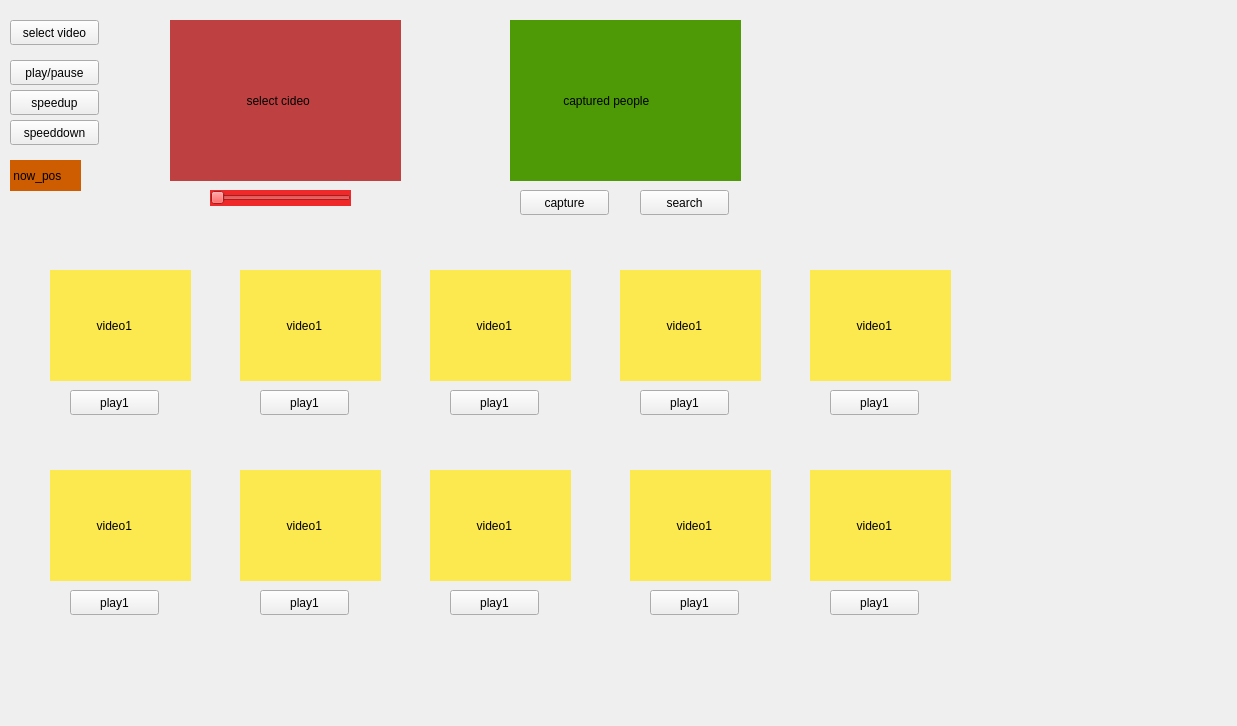
<?xml version="1.0" encoding="UTF-8"?>
<ui version="4.0">
 <class>Widget</class>
 <widget class="QWidget" name="Widget">
  <property name="geometry">
   <rect>
    <x>0</x>
    <y>0</y>
    <width>1237</width>
    <height>726</height>
   </rect>
  </property>
  <property name="windowTitle">
   <string>Widget</string>
  </property>
  <property name="styleSheet">
   <string notr="true">#Widget{ 
border-image: url(:/new/prefix1/qq.jpeg); 
} 
#Widget * { 
border-image:url(); 
} </string>
  </property>
  <widget class="QPushButton" name="pushButton">
   <property name="geometry">
    <rect>
     <x>10</x>
     <y>20</y>
     <width>89</width>
     <height>25</height>
    </rect>
   </property>
   <property name="text">
    <string>select video</string>
   </property>
  </widget>
  <widget class="QPushButton" name="pushButton_2">
   <property name="geometry">
    <rect>
     <x>10</x>
     <y>60</y>
     <width>89</width>
     <height>25</height>
    </rect>
   </property>
   <property name="styleSheet">
    <string notr="true"/>
   </property>
   <property name="text">
    <string>play/pause</string>
   </property>
  </widget>
  <widget class="QPushButton" name="pushButton_3">
   <property name="geometry">
    <rect>
     <x>10</x>
     <y>90</y>
     <width>89</width>
     <height>25</height>
    </rect>
   </property>
   <property name="text">
    <string>speedup</string>
   </property>
  </widget>
  <widget class="QSlider" name="horizontalSlider">
   <property name="geometry">
    <rect>
     <x>210</x>
     <y>190</y>
     <width>141</width>
     <height>16</height>
    </rect>
   </property>
   <property name="styleSheet">
    <string notr="true">background-color: rgb(239, 41, 41);</string>
   </property>
   <property name="orientation">
    <enum>Qt::Horizontal</enum>
   </property>
  </widget>
  <widget class="QLabel" name="label_2">
   <property name="geometry">
    <rect>
     <x>10</x>
     <y>160</y>
     <width>71</width>
     <height>31</height>
    </rect>
   </property>
   <property name="styleSheet">
    <string notr="true">background-color: rgb(206, 92, 0);</string>
   </property>
   <property name="text">
    <string> now_pos</string>
   </property>
  </widget>
  <widget class="QLabel" name="label_3">
   <property name="geometry">
    <rect>
     <x>510</x>
     <y>20</y>
     <width>231</width>
     <height>161</height>
    </rect>
   </property>
   <property name="styleSheet">
    <string notr="true">background-color: qradialgradient(spread:pad, cx:0.5, cy:0.5, radius:0.5, fx:0.5, fy:0.5, stop:0 rgba(255, 235, 235, 206), stop:0.35 rgba(255, 188, 188, 80), stop:0.4 rgba(255, 162, 162, 80), stop:0.425 rgba(255, 132, 132, 156), stop:0.44 rgba(252, 128, 128, 80), stop:1 rgba(255, 255, 255, 0));
background-color: rgb(78, 154, 6);</string>
   </property>
   <property name="text">
    <string>                captured people</string>
   </property>
  </widget>
  <widget class="QPushButton" name="pushButton_4">
   <property name="geometry">
    <rect>
     <x>520</x>
     <y>190</y>
     <width>89</width>
     <height>25</height>
    </rect>
   </property>
   <property name="text">
    <string>capture</string>
   </property>
  </widget>
  <widget class="QPushButton" name="pushButton_5">
   <property name="geometry">
    <rect>
     <x>10</x>
     <y>120</y>
     <width>89</width>
     <height>25</height>
    </rect>
   </property>
   <property name="text">
    <string>speeddown</string>
   </property>
  </widget>
  <widget class="QLabel" name="label">
   <property name="geometry">
    <rect>
     <x>170</x>
     <y>20</y>
     <width>231</width>
     <height>161</height>
    </rect>
   </property>
   <property name="styleSheet">
    <string notr="true">background-color: rgb(191, 64, 64);</string>
   </property>
   <property name="text">
    <string>                       select cideo</string>
   </property>
  </widget>
  <widget class="QPushButton" name="pushButton_6">
   <property name="geometry">
    <rect>
     <x>640</x>
     <y>190</y>
     <width>89</width>
     <height>25</height>
    </rect>
   </property>
   <property name="text">
    <string>search</string>
   </property>
  </widget>
  <widget class="QPushButton" name="pushButton_7">
   <property name="geometry">
    <rect>
     <x>70</x>
     <y>390</y>
     <width>89</width>
     <height>25</height>
    </rect>
   </property>
   <property name="text">
    <string>play1</string>
   </property>
  </widget>
  <widget class="QPushButton" name="pushButton_8">
   <property name="geometry">
    <rect>
     <x>260</x>
     <y>390</y>
     <width>89</width>
     <height>25</height>
    </rect>
   </property>
   <property name="text">
    <string>play1</string>
   </property>
  </widget>
  <widget class="QLabel" name="label_5">
   <property name="geometry">
    <rect>
     <x>240</x>
     <y>270</y>
     <width>141</width>
     <height>111</height>
    </rect>
   </property>
   <property name="styleSheet">
    <string notr="true">background-color: rgb(252, 233, 79);</string>
   </property>
   <property name="text">
    <string>              video1</string>
   </property>
  </widget>
  <widget class="QPushButton" name="pushButton_9">
   <property name="geometry">
    <rect>
     <x>450</x>
     <y>390</y>
     <width>89</width>
     <height>25</height>
    </rect>
   </property>
   <property name="text">
    <string>play1</string>
   </property>
  </widget>
  <widget class="QLabel" name="label_6">
   <property name="geometry">
    <rect>
     <x>430</x>
     <y>270</y>
     <width>141</width>
     <height>111</height>
    </rect>
   </property>
   <property name="styleSheet">
    <string notr="true">background-color: rgb(252, 233, 79);</string>
   </property>
   <property name="text">
    <string>              video1</string>
   </property>
  </widget>
  <widget class="QPushButton" name="pushButton_10">
   <property name="geometry">
    <rect>
     <x>640</x>
     <y>390</y>
     <width>89</width>
     <height>25</height>
    </rect>
   </property>
   <property name="text">
    <string>play1</string>
   </property>
  </widget>
  <widget class="QLabel" name="label_7">
   <property name="geometry">
    <rect>
     <x>620</x>
     <y>270</y>
     <width>141</width>
     <height>111</height>
    </rect>
   </property>
   <property name="styleSheet">
    <string notr="true">background-color: rgb(252, 233, 79);</string>
   </property>
   <property name="text">
    <string>              video1</string>
   </property>
  </widget>
  <widget class="QPushButton" name="pushButton_11">
   <property name="geometry">
    <rect>
     <x>830</x>
     <y>390</y>
     <width>89</width>
     <height>25</height>
    </rect>
   </property>
   <property name="text">
    <string>play1</string>
   </property>
  </widget>
  <widget class="QLabel" name="label_8">
   <property name="geometry">
    <rect>
     <x>810</x>
     <y>270</y>
     <width>141</width>
     <height>111</height>
    </rect>
   </property>
   <property name="styleSheet">
    <string notr="true">background-color: rgb(252, 233, 79);</string>
   </property>
   <property name="text">
    <string>              video1</string>
   </property>
  </widget>
  <widget class="QPushButton" name="pushButton_12">
   <property name="geometry">
    <rect>
     <x>70</x>
     <y>590</y>
     <width>89</width>
     <height>25</height>
    </rect>
   </property>
   <property name="text">
    <string>play1</string>
   </property>
  </widget>
  <widget class="QLabel" name="label_9">
   <property name="geometry">
    <rect>
     <x>50</x>
     <y>470</y>
     <width>141</width>
     <height>111</height>
    </rect>
   </property>
   <property name="styleSheet">
    <string notr="true">background-color: rgb(252, 233, 79);</string>
   </property>
   <property name="text">
    <string>              video1</string>
   </property>
  </widget>
  <widget class="QPushButton" name="pushButton_13">
   <property name="geometry">
    <rect>
     <x>260</x>
     <y>590</y>
     <width>89</width>
     <height>25</height>
    </rect>
   </property>
   <property name="text">
    <string>play1</string>
   </property>
  </widget>
  <widget class="QLabel" name="label_10">
   <property name="geometry">
    <rect>
     <x>240</x>
     <y>470</y>
     <width>141</width>
     <height>111</height>
    </rect>
   </property>
   <property name="styleSheet">
    <string notr="true">background-color: rgb(252, 233, 79);</string>
   </property>
   <property name="text">
    <string>              video1</string>
   </property>
  </widget>
  <widget class="QPushButton" name="pushButton_14">
   <property name="geometry">
    <rect>
     <x>450</x>
     <y>590</y>
     <width>89</width>
     <height>25</height>
    </rect>
   </property>
   <property name="text">
    <string>play1</string>
   </property>
  </widget>
  <widget class="QLabel" name="label_11">
   <property name="geometry">
    <rect>
     <x>430</x>
     <y>470</y>
     <width>141</width>
     <height>111</height>
    </rect>
   </property>
   <property name="styleSheet">
    <string notr="true">background-color: rgb(252, 233, 79);</string>
   </property>
   <property name="text">
    <string>              video1</string>
   </property>
  </widget>
  <widget class="QPushButton" name="pushButton_15">
   <property name="geometry">
    <rect>
     <x>650</x>
     <y>590</y>
     <width>89</width>
     <height>25</height>
    </rect>
   </property>
   <property name="text">
    <string>play1</string>
   </property>
  </widget>
  <widget class="QLabel" name="label_12">
   <property name="geometry">
    <rect>
     <x>630</x>
     <y>470</y>
     <width>141</width>
     <height>111</height>
    </rect>
   </property>
   <property name="styleSheet">
    <string notr="true">background-color: rgb(252, 233, 79);</string>
   </property>
   <property name="text">
    <string>              video1</string>
   </property>
  </widget>
  <widget class="QPushButton" name="pushButton_16">
   <property name="geometry">
    <rect>
     <x>830</x>
     <y>590</y>
     <width>89</width>
     <height>25</height>
    </rect>
   </property>
   <property name="text">
    <string>play1</string>
   </property>
  </widget>
  <widget class="QLabel" name="label_13">
   <property name="geometry">
    <rect>
     <x>810</x>
     <y>470</y>
     <width>141</width>
     <height>111</height>
    </rect>
   </property>
   <property name="styleSheet">
    <string notr="true">background-color: rgb(252, 233, 79);</string>
   </property>
   <property name="text">
    <string>              video1</string>
   </property>
  </widget>
  <widget class="QLabel" name="label_4">
   <property name="geometry">
    <rect>
     <x>50</x>
     <y>270</y>
     <width>141</width>
     <height>111</height>
    </rect>
   </property>
   <property name="styleSheet">
    <string notr="true">background-color: rgb(252, 233, 79);</string>
   </property>
   <property name="text">
    <string>              video1</string>
   </property>
  </widget>
 </widget>
 <layoutdefault spacing="6" margin="11"/>
 <resources/>
 <connections/>
</ui>
